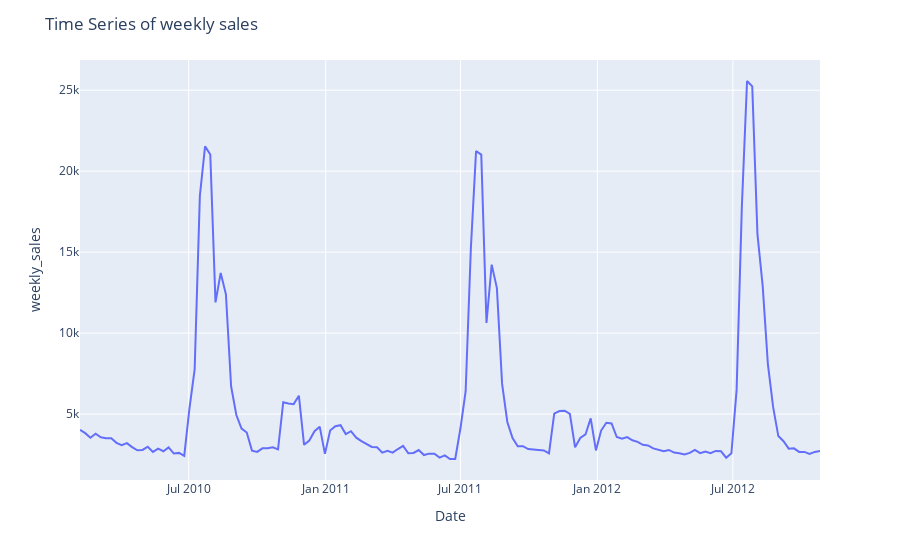

Here is the notebook cell this chart was saved with:
### Markdown cell above
# Time Series

### Code cell
# Time series for store 10, product 3. 
store_10_pro_3 = df[(df.Store == 10) & (df.Product == 3)].loc[:, ['Base Price', 'Price', 'Weekly_Units_Sold', 'weekly_sales']]
store_10_pro_3.reset_index(level=0, inplace=True)
fig = px.line(store_10_pro_3, x='Date', y='weekly_sales')
fig.update_layout(title_text='Time Series of weekly sales')
fig.show()

### Figure 1 — Plotly figure (JSON) as saved in the notebook; plotly's stock layout.template omitted (floating-point values rounded to 4 significant figures; data arrays with more than 128 entries replaced by an {"elided": "..."} marker saying what was removed)
{"data": [{"hovertemplate": "Date=%{x}<br>weekly_sales=%{y}<extra></extra>", "legendgroup": "", "line": {"color": "#636efa", "dash": "solid"}, "marker": {"symbol": "circle"}, "mode": "lines", "name": "", "orientation": "v", "showlegend": false, "type": "scatter", "x": {"elided": "143 str values"}, "xaxis": "x", "y": {"elided": "143 float values"}, "yaxis": "y"}], "layout": {"legend": {"tracegroupgap": 0}, "margin": {"t": 60}, "title": {"text": "Time Series of weekly sales"}, "xaxis": {"anchor": "y", "domain": [0, 1], "title": {"text": "Date"}}, "yaxis": {"anchor": "x", "domain": [0, 1], "title": {"text": "weekly_sales"}}}}
